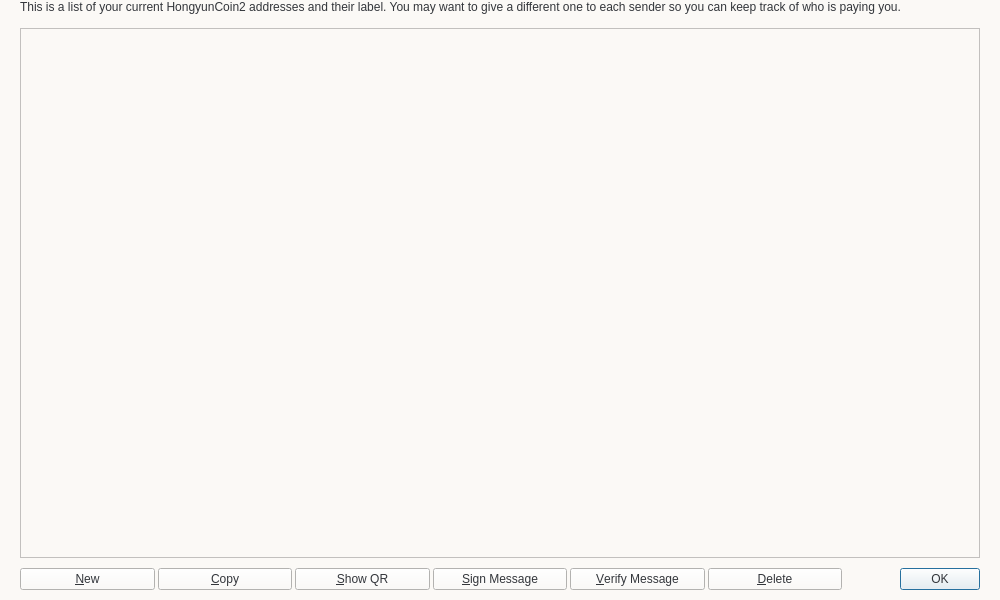
<?xml version="1.0" encoding="UTF-8"?>
<ui version="4.0">
 <class>AddressBookPage</class>
 <widget class="QWidget" name="AddressBookPage">
  <property name="geometry">
   <rect>
    <x>0</x>
    <y>0</y>
    <width>1000</width>
    <height>600</height>
   </rect>
  </property>
  <property name="windowTitle">
   <string>Address Book</string>
  </property>
  <property name="styleSheet">
   <string notr="true">color:#33363b; font-size:12px; font-family:&quot;Open Sans Bold&quot;;background-color:#fbf9f6;</string>
  </property>
  <layout class="QVBoxLayout" name="verticalLayout">
   <property name="spacing">
    <number>0</number>
   </property>
   <property name="leftMargin">
    <number>20</number>
   </property>
   <property name="topMargin">
    <number>0</number>
   </property>
   <property name="rightMargin">
    <number>20</number>
   </property>
   <property name="bottomMargin">
    <number>0</number>
   </property>
   <item>
    <layout class="QVBoxLayout" name="verticalLayout_2">
     <property name="spacing">
      <number>0</number>
     </property>
     <property name="leftMargin">
      <number>0</number>
     </property>
     <property name="topMargin">
      <number>0</number>
     </property>
     <property name="rightMargin">
      <number>0</number>
     </property>
     <item>
      <widget class="QLabel" name="labelExplanation">
       <property name="styleSheet">
        <string notr="true">color:#33363b; font-size:12px; font-family:&quot;Open Sans Bold&quot;;background-color:#fbf9f6;</string>
       </property>
       <property name="text">
        <string>This is a list of your current HongyunCoin2 addresses and their label. You may want to give a different one to each sender so you can keep track of who is paying you.
</string>
       </property>
       <property name="textFormat">
        <enum>Qt::PlainText</enum>
       </property>
       <property name="wordWrap">
        <bool>true</bool>
       </property>
      </widget>
     </item>
     <item>
      <widget class="QTableView" name="tableView">
       <property name="enabled">
        <bool>true</bool>
       </property>
       <property name="sizePolicy">
        <sizepolicy hsizetype="Expanding" vsizetype="Expanding">
         <horstretch>0</horstretch>
         <verstretch>0</verstretch>
        </sizepolicy>
       </property>
       <property name="maximumSize">
        <size>
         <width>1000</width>
         <height>682</height>
        </size>
       </property>
       <property name="contextMenuPolicy">
        <enum>Qt::CustomContextMenu</enum>
       </property>
       <property name="toolTip">
        <string>Double-click to edit address or label</string>
       </property>
       <property name="tabKeyNavigation">
        <bool>false</bool>
       </property>
       <property name="alternatingRowColors">
        <bool>true</bool>
       </property>
       <property name="selectionMode">
        <enum>QAbstractItemView::SingleSelection</enum>
       </property>
       <property name="selectionBehavior">
        <enum>QAbstractItemView::SelectRows</enum>
       </property>
       <property name="sortingEnabled">
        <bool>true</bool>
       </property>
       <attribute name="verticalHeaderVisible">
        <bool>false</bool>
       </attribute>
      </widget>
     </item>
     <item>
      <spacer name="verticalSpacer_2">
       <property name="orientation">
        <enum>Qt::Vertical</enum>
       </property>
       <property name="sizeType">
        <enum>QSizePolicy::Fixed</enum>
       </property>
       <property name="sizeHint" stdset="0">
        <size>
         <width>20</width>
         <height>10</height>
        </size>
       </property>
      </spacer>
     </item>
     <item>
      <layout class="QHBoxLayout" name="horizontalLayout">
       <item>
        <widget class="QPushButton" name="newAddressButton">
         <property name="sizePolicy">
          <sizepolicy hsizetype="Expanding" vsizetype="Fixed">
           <horstretch>0</horstretch>
           <verstretch>0</verstretch>
          </sizepolicy>
         </property>
         <property name="toolTip">
          <string>Create a new address</string>
         </property>
         <property name="styleSheet">
          <string notr="true">font-family:(&quot;:/fonts/OpenSansSemiBold&quot;);</string>
         </property>
         <property name="text">
          <string>&amp;New</string>
         </property>
         <property name="icon">
          <iconset resource="../bitcoin.qrc">
           <normaloff>:/icons/add</normaloff>:/icons/add</iconset>
         </property>
        </widget>
       </item>
       <item>
        <spacer name="horizontalSpacer">
         <property name="orientation">
          <enum>Qt::Horizontal</enum>
         </property>
         <property name="sizeType">
          <enum>QSizePolicy::Fixed</enum>
         </property>
         <property name="sizeHint" stdset="0">
          <size>
           <width>3</width>
           <height>20</height>
          </size>
         </property>
        </spacer>
       </item>
       <item>
        <widget class="QPushButton" name="copyToClipboard">
         <property name="sizePolicy">
          <sizepolicy hsizetype="Expanding" vsizetype="Fixed">
           <horstretch>0</horstretch>
           <verstretch>0</verstretch>
          </sizepolicy>
         </property>
         <property name="toolTip">
          <string>Copy the currently selected address to the system clipboard</string>
         </property>
         <property name="text">
          <string>&amp;Copy</string>
         </property>
         <property name="icon">
          <iconset resource="../bitcoin.qrc">
           <normaloff>:/icons/editcopy</normaloff>:/icons/editcopy</iconset>
         </property>
        </widget>
       </item>
       <item>
        <spacer name="horizontalSpacer_2">
         <property name="orientation">
          <enum>Qt::Horizontal</enum>
         </property>
         <property name="sizeType">
          <enum>QSizePolicy::Fixed</enum>
         </property>
         <property name="sizeHint" stdset="0">
          <size>
           <width>3</width>
           <height>20</height>
          </size>
         </property>
        </spacer>
       </item>
       <item>
        <widget class="QPushButton" name="showQRCode">
         <property name="sizePolicy">
          <sizepolicy hsizetype="Expanding" vsizetype="Fixed">
           <horstretch>0</horstretch>
           <verstretch>0</verstretch>
          </sizepolicy>
         </property>
         <property name="text">
          <string>&amp;Show QR</string>
         </property>
         <property name="icon">
          <iconset resource="../bitcoin.qrc">
           <normaloff>:/icons/qrcode</normaloff>:/icons/qrcode</iconset>
         </property>
        </widget>
       </item>
       <item>
        <spacer name="horizontalSpacer_3">
         <property name="orientation">
          <enum>Qt::Horizontal</enum>
         </property>
         <property name="sizeType">
          <enum>QSizePolicy::Fixed</enum>
         </property>
         <property name="sizeHint" stdset="0">
          <size>
           <width>3</width>
           <height>20</height>
          </size>
         </property>
        </spacer>
       </item>
       <item>
        <widget class="QPushButton" name="signMessage">
         <property name="sizePolicy">
          <sizepolicy hsizetype="Expanding" vsizetype="Fixed">
           <horstretch>0</horstretch>
           <verstretch>0</verstretch>
          </sizepolicy>
         </property>
         <property name="toolTip">
          <string>Sign a message to prove you own a HongyunCoin2 address</string>
         </property>
         <property name="text">
          <string>&amp;Sign Message</string>
         </property>
         <property name="icon">
          <iconset resource="../bitcoin.qrc">
           <normaloff>:/icons/edit</normaloff>:/icons/edit</iconset>
         </property>
        </widget>
       </item>
       <item>
        <spacer name="horizontalSpacer_4">
         <property name="orientation">
          <enum>Qt::Horizontal</enum>
         </property>
         <property name="sizeType">
          <enum>QSizePolicy::Fixed</enum>
         </property>
         <property name="sizeHint" stdset="0">
          <size>
           <width>3</width>
           <height>20</height>
          </size>
         </property>
        </spacer>
       </item>
       <item>
        <widget class="QPushButton" name="verifyMessage">
         <property name="sizePolicy">
          <sizepolicy hsizetype="Expanding" vsizetype="Fixed">
           <horstretch>0</horstretch>
           <verstretch>0</verstretch>
          </sizepolicy>
         </property>
         <property name="toolTip">
          <string>Verify a message to ensure it was signed with a specified HongyunCoin2 address</string>
         </property>
         <property name="text">
          <string>&amp;Verify Message</string>
         </property>
         <property name="icon">
          <iconset resource="../bitcoin.qrc">
           <normaloff>:/icons/transaction_0</normaloff>:/icons/transaction_0</iconset>
         </property>
        </widget>
       </item>
       <item>
        <spacer name="horizontalSpacer_5">
         <property name="orientation">
          <enum>Qt::Horizontal</enum>
         </property>
         <property name="sizeType">
          <enum>QSizePolicy::Fixed</enum>
         </property>
         <property name="sizeHint" stdset="0">
          <size>
           <width>3</width>
           <height>20</height>
          </size>
         </property>
        </spacer>
       </item>
       <item>
        <widget class="QPushButton" name="deleteButton">
         <property name="sizePolicy">
          <sizepolicy hsizetype="Expanding" vsizetype="Fixed">
           <horstretch>0</horstretch>
           <verstretch>0</verstretch>
          </sizepolicy>
         </property>
         <property name="toolTip">
          <string>Delete the currently selected address from the list</string>
         </property>
         <property name="text">
          <string>&amp;Delete</string>
         </property>
         <property name="icon">
          <iconset resource="../bitcoin.qrc">
           <normaloff>:/icons/remove</normaloff>:/icons/remove</iconset>
         </property>
        </widget>
       </item>
       <item>
        <spacer name="horizontalSpacer_6">
         <property name="orientation">
          <enum>Qt::Horizontal</enum>
         </property>
         <property name="sizeType">
          <enum>QSizePolicy::Fixed</enum>
         </property>
         <property name="sizeHint" stdset="0">
          <size>
           <width>3</width>
           <height>20</height>
          </size>
         </property>
        </spacer>
       </item>
       <item>
        <widget class="QDialogButtonBox" name="buttonBox">
         <property name="sizePolicy">
          <sizepolicy hsizetype="Expanding" vsizetype="Fixed">
           <horstretch>0</horstretch>
           <verstretch>0</verstretch>
          </sizepolicy>
         </property>
         <property name="standardButtons">
          <set>QDialogButtonBox::Ok</set>
         </property>
        </widget>
       </item>
      </layout>
     </item>
     <item>
      <spacer name="verticalSpacer_3">
       <property name="orientation">
        <enum>Qt::Vertical</enum>
       </property>
       <property name="sizeType">
        <enum>QSizePolicy::Fixed</enum>
       </property>
       <property name="sizeHint" stdset="0">
        <size>
         <width>20</width>
         <height>10</height>
        </size>
       </property>
      </spacer>
     </item>
    </layout>
   </item>
  </layout>
 </widget>
 <resources>
  <include location="../bitcoin.qrc"/>
 </resources>
 <connections/>
</ui>
